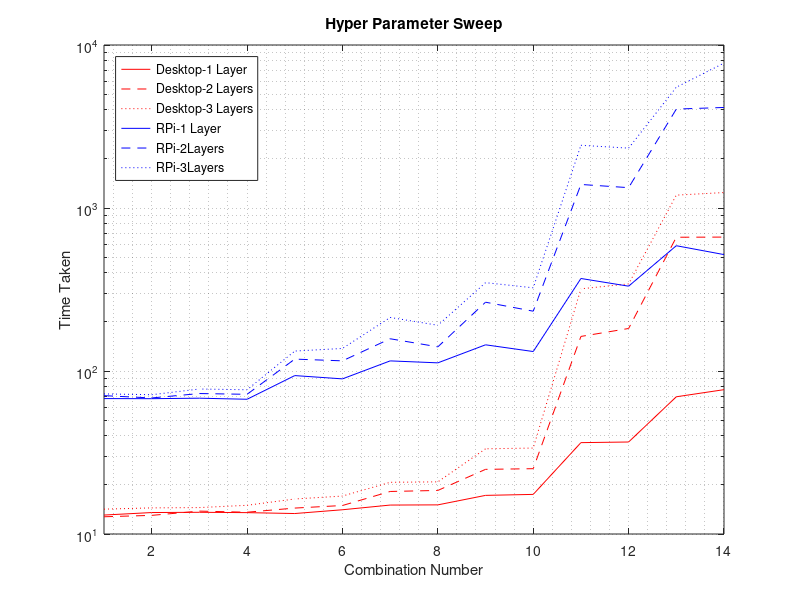

Write MATLAB code to recreate this figure.
%% Hyper Sweep Time Plot

%% prepare workspace
close all;
clear;
clc;

% Load data
load('sweep_time.mat')

% plot data
figure(1);
semilogy(D_time(1:14),'-r');
hold on;
semilogy(D_time(15:28),'--r');
semilogy(D_time(29:42),':r');
semilogy(R_time(1:14),'-b');
semilogy(R_time(15:28),'--b');
semilogy(R_time(29:42),':b');
xlim([1 14]);
grid minor;
xlabel('Combination Number');
ylabel('Time Taken');
title('Hyper Parameter Sweep');
legend('Desktop-1 Layer','Desktop-2 Layers','Desktop-3 Layers',...
    'RPi-1 Layer','RPi-2Layers','RPi-3Layers',...
    'location','northwest');
    